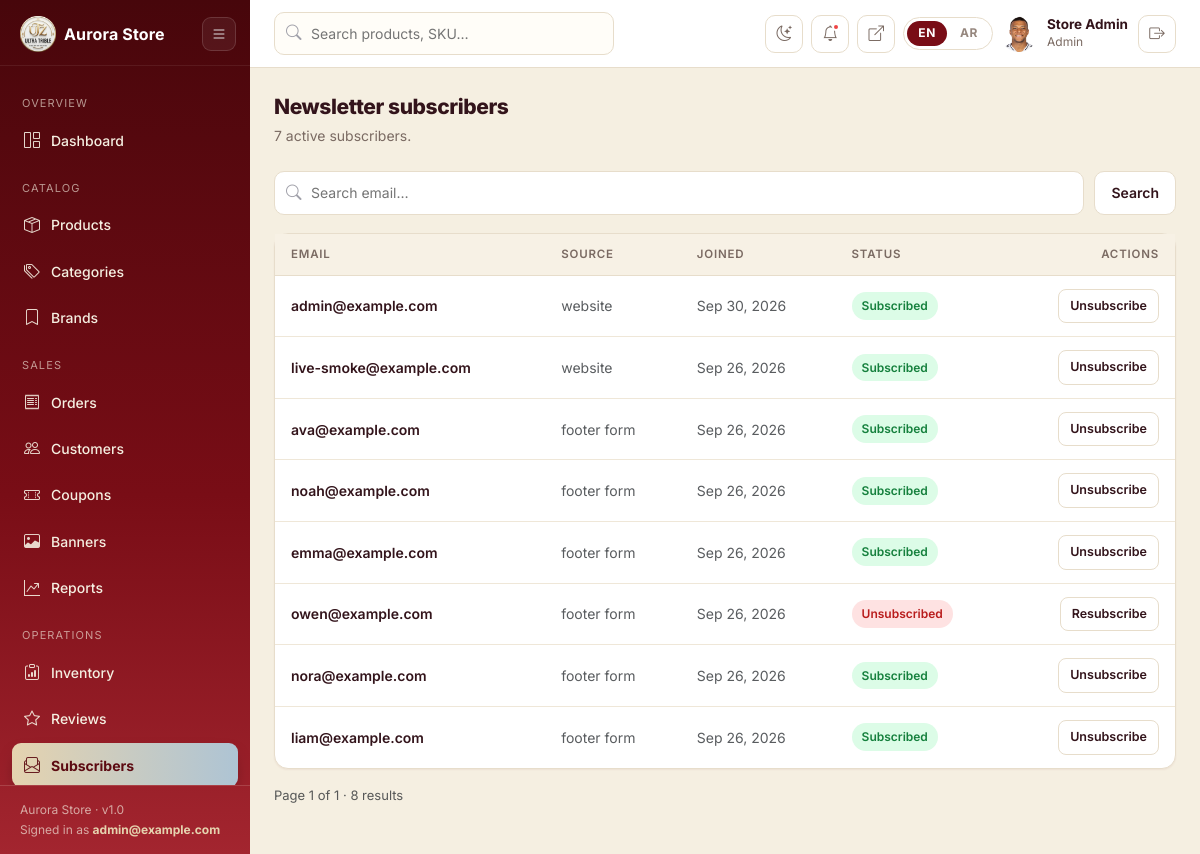
The app's page /management/subscribers/ (signed in) with its own data.
### apps/accounts/models.py (models this page shows, shortened)
class User(AbstractUser):
    class Role(models.TextChoices):
        CUSTOMER = "customer", _("Customer")
        STAFF = "staff", _("Staff")
        ADMIN = "admin", _("Admin")
    email = models.EmailField(_("Email address"), unique=True)
    username = models.CharField(
        max_length=150,
        unique=True,
        blank=True,
        help_text=_("Optional. Generated from your email if left blank."),
    )
    phone = models.CharField(
        max_length=30, blank=True, validators=[validate_phone]
    )
    profile_image = models.ImageField(
        upload_to="avatars/%Y/%m/", blank=True, validators=[validate_image_file]
    )
    role = models.CharField(
        max_length=20, choices=Role.choices, default=Role.CUSTOMER, db_index=True
    )
    email_verified = models.BooleanField(default=False)
    verification_token = models.CharField(
        max_length=64, blank=True, null=True, default=None, db_index=True
    )
    email_verification_sent_at = models.DateTimeField(null=True, blank=True)
    date_of_birth = models.DateField(null=True, blank=True)
    active_session_key = models.CharField(
        max_length=40, blank=True, default="", db_index=True
    )
    active_device_id = models.CharField(max_length=64, blank=True, default="")
    USERNAME_FIELD = "email"
    REQUIRED_FIELDS: list = []
    class Meta:
        verbose_name = _("user")
        verbose_name_plural = _("users")
        indexes = [models.Index(fields=["email"])]
    @property
    def is_management(self):
        return self.is_active and (self.is_staff or self.is_superuser)

### apps/notifications/models.py (models this page shows, shortened)
class NewsletterSubscriber(models.Model):
    email = models.EmailField(unique=True)
    is_active = models.BooleanField(default=True)
    source = models.CharField(max_length=100, default="website")
    created_at = models.DateTimeField(auto_now_add=True)
    class Meta:
        ordering = ("-created_at",)

### apps/dashboard/views_people.py (the view)
# urls.py: path("subscribers/", views_people.subscribers, name="subscribers"),
@management_required
@permission_required("notifications.view_newslettersubscriber")
def subscribers(request):
    qs = NewsletterSubscriber.objects.order_by("-created_at")
    q = (request.GET.get("q") or "").strip()
    if q:
        qs = qs.filter(email__icontains=q)
    page_obj = paginate(request, qs, per_page=25)
    return render(
        request,
        "management/subscribers.html",
        {
            "nav": "subscribers",
            "page_obj": page_obj,
            "subscribers": page_obj.object_list,
            "q": q,
            "active_count": NewsletterSubscriber.objects.filter(
                is_active=True
            ).count(),
        },
    )

### apps/banners/context_processors.py (called while the page is built)
def _active_queryset():
    return (
        Banner.objects.filter(
            is_active=True,
            valid_from__lte=timezone.now(),
        )
        .filter(
            models.Q(valid_until__isnull=True) | models.Q(valid_until__gte=timezone.now())
        )
        .order_by("-position", "-created_at")
    )

def active_banners(request):
    try:
        request.is_mobile = getattr(request, "is_mobile", False)
        request.country_code = getattr(request, "country_code", None)
        slides = []
        popup = None
        first = None
        for banner in _active_queryset():
            if banner.is_popup:
                if banner.matches_request(request, skip_session_check=True):
                    popup = popup or banner
                    first = first or banner
            elif banner.matches_request(request):
                slides.append(banner)
                first = first or banner
        return {
            "banners": slides,
            "popup_banner": popup,
            "active_banner": first,
        }
    except Exception:
        return {"banners": [], "popup_banner": None, "active_banner": None}

### apps/banners/models.py (called while the page is built)
    @property
    def is_expired(self):
        return self.valid_until is not None and self.valid_until < timezone.now()

    @property
    def is_started(self):
        return self.valid_from <= timezone.now()

    @property
    def is_scheduled_valid(self):
        return self.is_started and not self.is_expired

### apps/cart/context_processors.py (called while the page is built)
def cart_context(request):
    context = {
        "cart_count": 0,
        "wishlist_count": 0,
        "compare_count": 0,
        "compare_slugs": [],
    }
    user = getattr(request, "user", None)
    try:
        cart = get_cart(request, create=False)
        context["cart_count"] = cart.total_quantity if cart else 0
        compare = get_compare_list(request)
        context["compare_count"] = len(compare)
        context["compare_slugs"] = compare
        if user is not None and user.is_authenticated:
            context["wishlist_count"] = get_wishlist_count(user)
    except Exception:  # pragma: no cover - never break page rendering
        pass
    return context

### apps/cart/models.py (called while the page is built)
    @property
    def total_quantity(self):
        return sum(item.quantity for item in self.items.all())

### apps/cart/services.py (called while the page is built)
def get_wishlist_count(user):
    if user is None or not user.is_authenticated:
        return 0
    return WishlistItem.objects.filter(user=user).count()

### apps/catalog/brand_logos.py (called while the page is built, shortened)
def parse_brand_logos(text):
    logos = []
    return logos

### templates/management/subscribers.html (shortened to what this page needs)
{% extends "management/base.html" %}
{% load i18n %}
{% block content %}
<div class="d-flex justify-content-between align-items-center mb-4 flex-wrap gap-2">
  <div>
    <h1 class="mg-title">{% trans "Newsletter subscribers" %}</h1>
    <p class="mg-sub mb-0">{% blocktrans count counter=active_count %}{{ counter }} active subscriber.{% plural %}{{ counter }} active subscribers.{% endblocktrans %}</p>
  </div>
</div>
<form class="mg-filterbar" method="get">
  <div class="mg-search-inline">
    <i class="bi bi-search"></i>
    <input type="search" name="q" value="{{ q }}" placeholder="{% trans "Search email…" %}">
  </div>
  <button class="mg-btn mg-btn-ghost" type="submit">{% trans "Search" %}</button>
</form>
<div class="mg-card">
  <div class="table-responsive">
    <table class="mg-table">
      <thead>
        <tr><th>{% trans "Email" %}</th><th>{% trans "Source" %}</th><th>{% trans "Joined" %}</th><th>{% trans "Status" %}</th><th class="text-end">{% trans "Actions" %}</th></tr>
      </thead>
      <tbody>
        {% for s in subscribers %}
          <tr>
            <td class="fw-semibold">{{ s.email }}</td>
            <td class="text-muted">{{ s.source }}</td>
            <td class="text-muted">{{ s.created_at|date:"M j, Y" }}</td>
            <td><span class="mg-chip {% if s.is_active %}approved{% else %}rejected{% endif %}">{{ s.is_active|yesno:"Subscribed,Unsubscribed" }}</span></td>
            <td class="text-end">
              <form method="post" action="{% url 'dashboard:subscriber_toggle' s.pk %}">
                <button class="mg-btn mg-btn-ghost mg-btn-sm" type="submit">{{ s.is_active|yesno:"Unsubscribe,Resubscribe" }}</button>
              </form>
            </td>
          </tr>
        {% empty %}
          <tr><td colspan="5"><div class="mg-empty"><i class="bi bi-envelope-paper"></i>{% trans "No subscribers yet." %}</div></td></tr>
        {% endfor %}
      </tbody>
    </table>
  </div>
</div>
{% include "management/_pagination.html" with page_obj=page_obj q=q %}
{% endblock %}

### templates/management/base.html (shortened to what this page needs)
{% load static i18n core_tags %}
{% is_rtl as IS_RTL %}
<!DOCTYPE html>
<html lang="{{ LANGUAGE_CODE }}" class="mg-root" {% if IS_RTL %}dir="rtl"{% endif %}>
<head>
  <link rel="stylesheet" href="{% static 'vendor/css/bootstrap.min.css' %}">
  <link rel="stylesheet" href="{% static 'vendor/css/bootstrap-icons.min.css' %}">
  <link rel="stylesheet" href="{% static_v 'css/main.css' %}">
  <link rel="stylesheet" href="{% static 'css/management.css' %}">
  <link rel="stylesheet" href="{% static_v 'css/dark.css' %}">
</head>
<body class="mg-body">
  <div class="d-flex">
    {% include "management/_sidebar.html" %}
    <div class="mg-main">
      <header class="mg-topbar">
        {% if perms.catalog.view_product %}
          <form class="mg-search" action="{% url 'dashboard:products' %}" method="get">
            <i class="bi bi-search"></i>
            <input type="search" name="q" value="{{ request.GET.q|default:'' }}"
                   placeholder="{% trans 'Search products, SKU…' %}" aria-label="{% trans 'Search' %}">
          </form>
        {% endif %}
        <div class="ms-auto d-flex align-items-center gap-2">
          <button class="mg-icon-btn" type="button"
                  data-theme-toggle
                  data-to-dark="{% trans 'Switch to dark mode' %}"
                  data-to-light="{% trans 'Switch to light mode' %}"
                  aria-pressed="false"
                  aria-label="{% trans 'Switch to dark mode' %}"
                  title="{% trans 'Switch to dark mode' %}">
            <i class="bi bi-moon-stars" data-theme-icon aria-hidden="true"></i>
          </button>
          {% if perms.notifications.view_notification %}
            <a class="mg-icon-btn" href="{% url 'dashboard:notifications' %}" title="{% trans 'Notifications' %}">
              <i class="bi bi-bell"></i>
              {% if portal_unread %}
                <span class="dot"></span>
              {% endif %}
            </a>
          {% endif %}
          <a class="mg-icon-btn" href="{% url 'core:home' %}" target="_blank" title="{% trans 'View storefront' %}">
            <i class="bi bi-box-arrow-up-right"></i>
          </a>
          <div class="mg-lang">
            {% language_switcher %}
          </div>
          <div class="mg-user">
            <span class="au-avatar">
              {% if user.profile_image %}<img src="{{ user.profile_image.url }}" alt="">{% else %}{{ user.initials }}{% endif %}
            </span>
            <div class="who">
              <b>{{ user.get_full_name|default:user.username }}</b>
              {% trans "Staff" as STAFF_LABEL %}
              <span>{{ user.get_role_display|default:STAFF_LABEL }}</span>
            </div>
            <form method="post" action="{% url 'accounts:logout' %}">
              <button class="mg-icon-btn" type="submit" title="{% trans 'Sign out' %}">
                <i class="bi bi-box-arrow-right"></i>
              </button>
            </form>
          </div>
        </div>
      </header>
      <main class="mg-content">
        {% include "includes/messages.html" %}
        {% block content %}{% endblock %}
      </main>
    </div>
  </div>
</body>
</html>

### templates/management/_sidebar.html (shortened to what this page needs)
{% load i18n static %}
<aside class="mg-sidebar">
  <div class="mg-side-head">
    <a class="mg-brand d-flex align-items-center gap-2" href="{% url 'dashboard:home' %}">
      <img src="{% static 'images/logo.png' %}" alt="{{ SITE_NAME }}" class="brand-logo" style="height: 36px; width: auto;">
      <span class="brand-text">{{ SITE_NAME }}</span>
    </a>
    <button class="mg-side-toggle" id="mg-side-toggle" type="button"
            aria-label="{% trans 'Toggle navigation' %}" title="{% trans 'Toggle navigation' %}">
      <i class="bi bi-list"></i>
    </button>
  </div>
  <nav class="mg-nav">
    <div class="mg-label">{% trans "Overview" %}</div>
    <a href="{% url 'dashboard:home' %}" class="{% if nav == 'home' %}active{% endif %}">
      <i class="bi bi-grid-1x2"></i> {% trans "Dashboard" %}
    </a>
    {% if perms.catalog.view_product or perms.catalog.view_category or perms.catalog.view_brand %}
      <div class="mg-label">{% trans "Catalog" %}</div>
      {% if perms.catalog.view_product %}
        <a href="{% url 'dashboard:products' %}" class="{% if nav == 'products' %}active{% endif %}">
          <i class="bi bi-box-seam"></i> {% trans "Products" %}
        </a>
      {% endif %}
      {% if perms.catalog.view_category %}
        <a href="{% url 'dashboard:categories' %}" class="{% if nav == 'categories' %}active{% endif %}">
          <i class="bi bi-tags"></i> {% trans "Categories" %}
        </a>
      {% endif %}
      {% if perms.catalog.view_brand %}
        <a href="{% url 'dashboard:brands' %}" class="{% if nav == 'brands' %}active{% endif %}">
          <i class="bi bi-bookmark"></i> {% trans "Brands" %}
        </a>
      {% endif %}
    {% endif %}
    {% if perms.orders.view_order or perms.accounts.view_user or perms.coupons.view_coupon or perms.banners.view_banner %}
      <div class="mg-label">{% trans "Sales" %}</div>
      {% if perms.orders.view_order %}
        <a href="{% url 'dashboard:orders' %}" class="{% if nav == 'orders' %}active{% endif %}">
          <i class="bi bi-receipt"></i> {% trans "Orders" %}
        </a>
      {% endif %}
      {% if perms.accounts.view_user %}
        <a href="{% url 'dashboard:customers' %}" class="{% if nav == 'customers' %}active{% endif %}">
          <i class="bi bi-people"></i> {% trans "Customers" %}
        </a>
      {% endif %}
      {% if perms.coupons.view_coupon %}
        <a href="{% url 'dashboard:coupons' %}" class="{% if nav == 'coupons' %}active{% endif %}">
          <i class="bi bi-ticket-perforated"></i> {% trans "Coupons" %}
        </a>
      {% endif %}
      {% if perms.banners.view_banner %}
        <a href="{% url 'dashboard:banners' %}" class="{% if nav == 'banners' %}active{% endif %}">
          <i class="bi bi-image"></i> {% trans "Banners" %}
        </a>
      {% endif %}
      {% if perms.orders.view_order %}
        <a href="{% url 'dashboard:reports' %}" class="{% if nav == 'reports' %}active{% endif %}">
          <i class="bi bi-graph-up-arrow"></i> {% trans "Reports" %}
        </a>
      {% endif %}
    {% endif %}
    {% if perms.inventory.view_stocktransaction or perms.reviews.view_review or perms.notifications.view_newslettersubscriber or perms.notifications.view_notification %}
      <div class="mg-label">{% trans "Operations" %}</div>
      {% if perms.inventory.view_stocktransaction %}
        <a href="{% url 'dashboard:inventory' %}" class="{% if nav == 'inventory' %}active{% endif %}">
          <i class="bi bi-clipboard-data"></i> {% trans "Inventory" %}
        </a>
      {% endif %}
      {% if perms.reviews.view_review %}
        <a href="{% url 'dashboard:reviews' %}" class="{% if nav == 'reviews' %}active{% endif %}">
          <i class="bi bi-star"></i> {% trans "Reviews" %}
        </a>
      {% endif %}
      {% if perms.notifications.view_newslettersubscriber %}
        <a href="{% url 'dashboard:subscribers' %}" class="{% if nav == 'subscribers' %}active{% endif %}">
          <i class="bi bi-envelope-paper"></i> {% trans "Subscribers" %}
        </a>
      {% endif %}
    {% endif %}
  </nav>
  <div class="mg-foot">
    {{ SITE_NAME }} · v1.0<br>
    {% trans "Signed in as" %} <b style="color:#e5d3af">{{ user.email }}</b>
  </div>
</aside>

### records on screen
User: email "admin@example.com", profile_image (picture), get_full_name "Store Admin", role "Admin"
NewsletterSubscriber: email "admin@example.com", source "website", created_at "Sep 30, 2026", is_active "Subscribed", is_active "Unsubscribe"
NewsletterSubscriber: email "live-smoke@example.com", source "website", created_at "Sep 26, 2026", is_active "Subscribed", is_active "Unsubscribe"
NewsletterSubscriber: email "ava@example.com", source "footer form", created_at "Sep 26, 2026", is_active "Subscribed", is_active "Unsubscribe"
NewsletterSubscriber: email "noah@example.com", source "footer form", created_at "Sep 26, 2026", is_active "Subscribed", is_active "Unsubscribe"
NewsletterSubscriber: email "emma@example.com", source "footer form", created_at "Sep 26, 2026", is_active "Subscribed", is_active "Unsubscribe"
NewsletterSubscriber: email "owen@example.com", source "footer form", created_at "Sep 26, 2026", is_active "Unsubscribed", is_active "Resubscribe"
NewsletterSubscriber: email "nora@example.com", source "footer form", created_at "Sep 26, 2026", is_active "Subscribed", is_active "Unsubscribe"
NewsletterSubscriber: email "liam@example.com", source "footer form", created_at "Sep 26, 2026", is_active "Subscribed", is_active "Unsubscribe"

### other values on screen
{{ SITE_NAME }} "Aurora Store"
